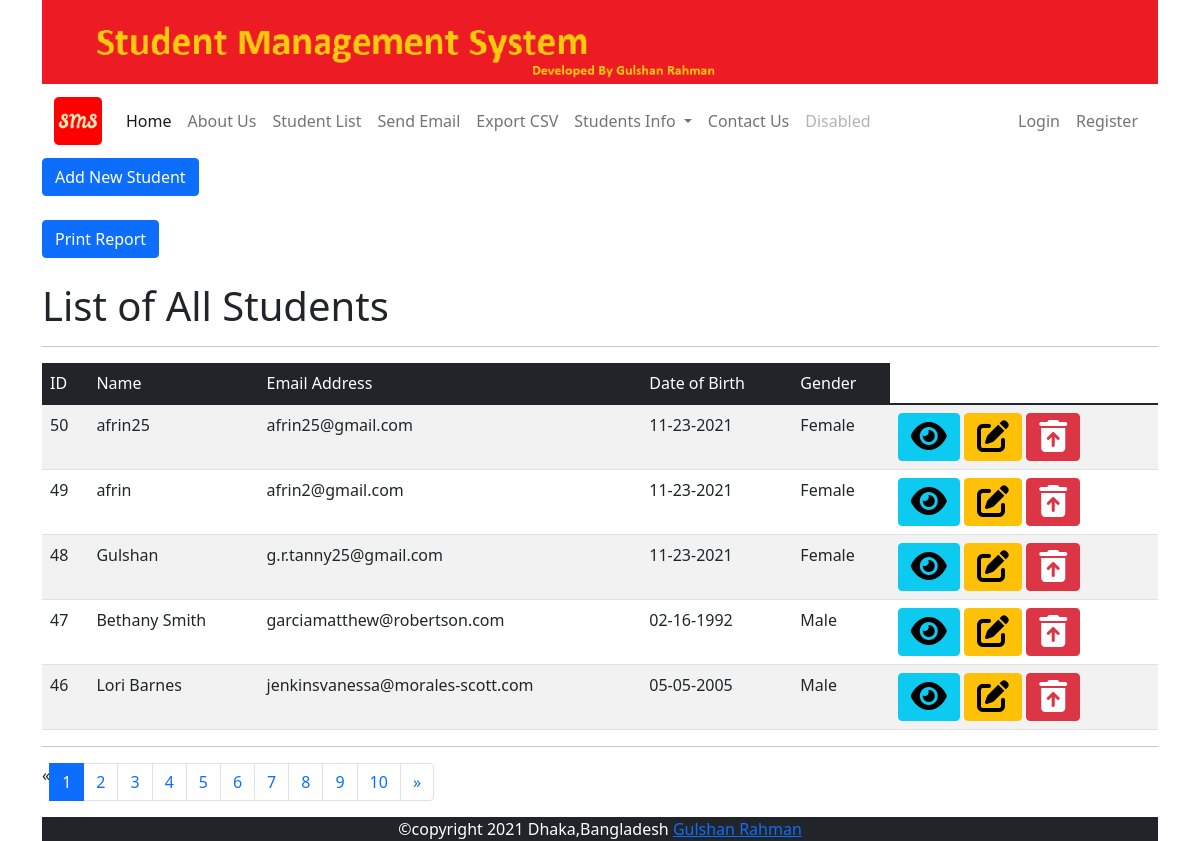
Before: /stud/list/ with the older database file.
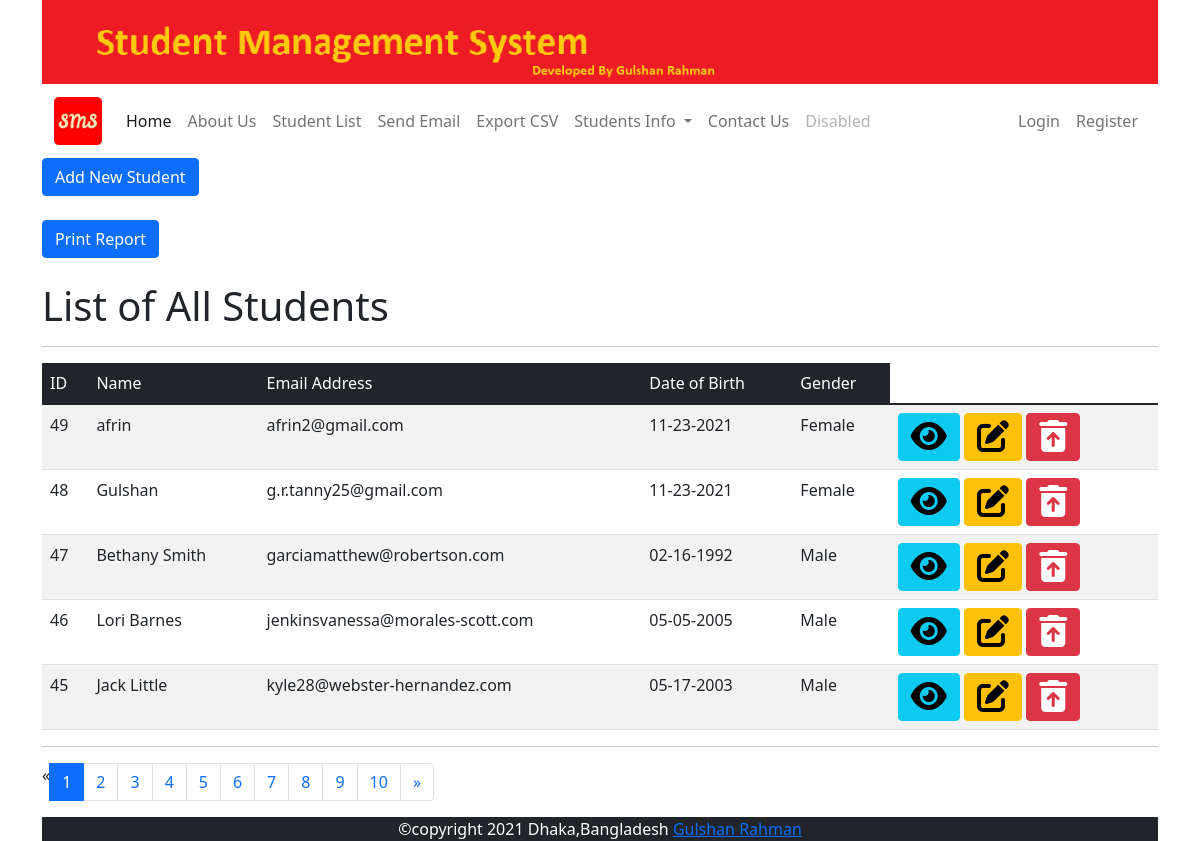
After: the same page with the newer database file.
### studentapp/models.py (models this page shows, shortened)
class Student(models.Model):
    GENDER_CHOICES = [('Male','Male'),('Female','Female'),('Other','Other'),]
    name = models.CharField(max_length=100)
    email = models.EmailField(unique=True,blank=True,null=True)
    dob = models.DateField(default=datetime.now,blank=True)
    gender = models.CharField(max_length=6,choices=GENDER_CHOICES,default='Male')

### studentapp/views.py (the view)
# urls.py: path('list/', views.list,name='list'),
def list(request):
    std = Student.objects.order_by('-id')
    stdlist = std
    paginator = Paginator(stdlist,5)
    page = request.GET.get('page')
    std = paginator.get_page(page)
    context = {'title':'Student List','students': std}
    return render(request,'stud/list.html',context)

### templates/stud/list.html (shortened to what this page needs)
{% extends 'base.html' %}
{% load static %}
{% block content %}
<div>
  <a href="{% url 'create' %}" class="btn btn-primary">Add New Student</a>
</div>
<br>
<button class="btn btn-primary" onclick="PrintDiv('report');"> Print Report</button>
     <br>
        <div>
            <h1>List of All Students</h1>
            <hr>
        </div>
        <div>
            <table class="table table-striped table-hover">
                <thead class="table-dark">
                    <tr>
                        <td>ID</td>
                        <td>Name</td>
                        <td>Email Address</td>
                        <td>Date of Birth</td>
                        <td>Gender</td>
                    </tr>
                </thead>
                <tbody>
                    {% for stud in students %}
                    <tr>
                        <td>{{ stud.id }}</td>
                        <td>{{ stud.name }}</td>
                        <td>{{ stud.email }}</td>
                        <td>{{ stud.dob|date:'m-d-Y' }}</td>
                        <td>{{ stud.gender }}</td>
                        <td>
                          <a href="{% url 'view' stud.id %}" class="btn btn-info" title="view"><i class="fa fa-eye fa-2x"></i></a>
                          <a href="{% url 'edit' stud.id %}" class="btn btn-warning" title="edit"><i class="fa fa-edit fa-2x"></i></a>
                          <a href="{% url 'delete' stud.id %}" onclick="return confirm('Are you sure, you want to delete record?');" class="btn btn-danger" title="delete"><i class="fa fa-trash-restore-alt fa-2x"></i></a>
                        </td>
                    </tr>
                    {% endfor %}
                </tbody>
            </table>
           <hr>
  {% if students.has_other_pages %}
  <nav aria-label="Page navigation example">
    <ul class="pagination">
      {% if students.has_previous %}
      <li class="page-item">
        <a class="page-link" href="?page={{ students.previous_page_number }}" aria-label="Previous">
          <span aria-hidden="true">&laquo;</span>
        </a>
      </li>
      {% else %}
      <li class="page-item disabled">
        <span aria-hidden="true">&laquo;</span>
      </li>
      {% endif %}
      {% for i in students.paginator.page_range %}
      {% if students.number == i %}
      <li class="page-item active" aria-current="page">
        <a class="page-link" href="#">{{ i }}</a>
      </li>
      {% else %}
      <li class="page-item"><a class="page-link" href="?page={{ i }}">{{ i }}</a></li>
      {% endif %}
      {% endfor %}
      <li class="page-item">
        {% if students.has_next %}
      <li class="page-item">
        <a class="page-link" href="?page={{students.next_page_number}}" aria-label="Next">
          <span aria-hidden="true">&raquo;</span>
        </a>
      </li>
      {% else %}
      <li class="page-item disabled">
        <span aria-hidden="true">&raquo;</span>
      </li>
      {% endif %}
      </li>
    </ul>
  </nav>
  {%endif%}
        </div>
        {% endblock content %}

### templates/base.html (shortened to what this page needs)
{% load static %}
<!DOCTYPE html>
<html lang="en">
<head>
    <link href="https://cdn.jsdelivr.net/npm/bootstrap@5.1.3/dist/css/bootstrap.min.css" rel="stylesheet">
    <link rel="stylesheet" href="https://cdnjs.cloudflare.com/ajax/libs/font-awesome/6.0.0-beta3/css/all.min.css" />
</head>
<body>
    <div class="container">
        <div>
            <img src="{% static 'images/logo.png' %}" alt="" width="100%">
        </div>
        <div>
            {% include 'navbar.html' %}
        </div>
       <main>
           <div style="min-height:600px;">
                {% block content %}
                {% endblock content %}
           </div>
       </main>
       <footer>
         {% include 'footer.html' %}
       </footer>
   </div>
</body>
</html>

### templates/navbar.html (shortened to what this page needs)
{% load static %}
<div>
    <nav class="navbar navbar-expand-lg navbar-light bg-faded">
        <div class="container-fluid">
          <a class="navbar-brand" href="#">
            <img src="{% static 'images/favicon.ico' %}" alt="">
          </a>
          <div class="collapse navbar-collapse" id="navbarSupportedContent">
            <ul class="navbar-nav me-auto mb-2 mb-lg-0">
              <li class="nav-item">
                <a class="nav-link active" aria-current="page" href="{% url 'home' %}">Home</a>
              </li><li class="nav-item">
                <a class="nav-link" href="{% url 'about'%}">About Us</a>
              </li>
              <li class="nav-item">
                <a class="nav-link" href="{% url 'list'%}">Student List</a>
              </li>
              <li class="nav-item">
                <a class="nav-link" href="{% url 'sendemail'%}">Send Email</a>
              </li>
              <li class="nav-item">
                <a class="nav-link" href="{% url 'exportcsv'%}">Export CSV</a>
              </li>
              <li class="nav-item dropdown">
                <a class="nav-link dropdown-toggle" href="#" id="navbarDropdown" role="button" data-bs-toggle="dropdown" aria-expanded="false">
                  Students Info
                </a>
              </li>
              <li class="nav-item">
                <a class="nav-link" href="#">Contact Us</a>
              </li>
              <li class="nav-item">
                <a class="nav-link disabled">Disabled</a>
              </li>
            </ul>
            {% if user.is_authenticated %}
              <ul class="nav navbar-nav navbar-right">
                <li class="nav-item">
                  <a href="#" class="nav-link">Hi {{ user.username }}</a>
                </li>
                <li class="nav-item">
                  <a href="{% url 'logout' %}" class="nav-link">Log out</a>
                </li>
              </ul>
            {% else %}
              <ul class="nav navbar-nav navbar-right">
                <li class="nav-item">
                  <a href="{% url 'login' %}" class="nav-link">Login</a>
                </li>
                <li class="nav-item">
                  <a href="{% url 'register' %}" class="nav-link">Register</a>
                </li>
              </ul>
            {% endif %}
          </div>
        </div>
      </nav>
</div>

### templates/footer.html
{% load static %}
<footer class="text-center font-small mt-3 bg-dark text-white ">
    <div>
      &copy;copyright 2021 Dhaka,Bangladesh
      <a href="#" target="_blank">Gulshan Rahman</a>
     </div>
  </footer>

Changed rows visible on the page:
removed Student: id "50", name "afrin25", email "afrin25@gmail.com", dob "11-23-2021", gender "Female"
now on this page (row unchanged): Student: id "45", name "Jack Little", email "kyle28@webster-hernandez.com", dob "05-17-2003", gender "Male"
